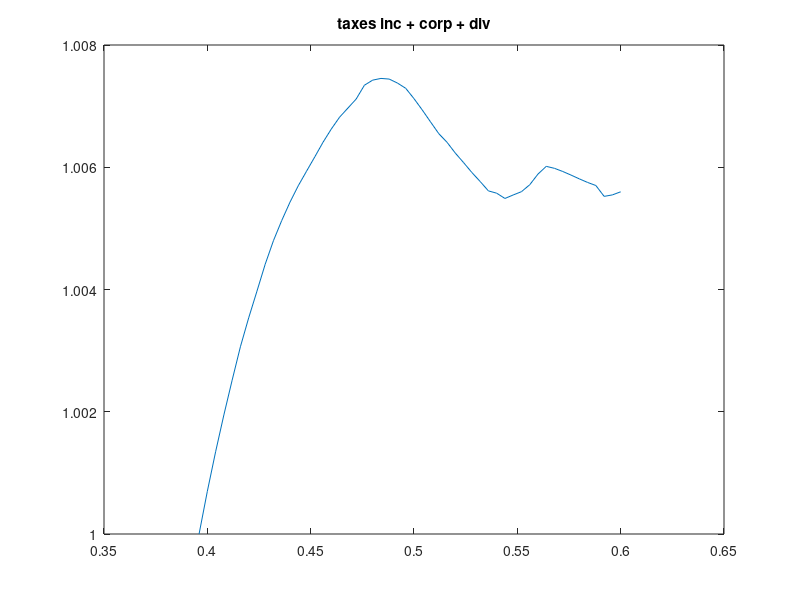
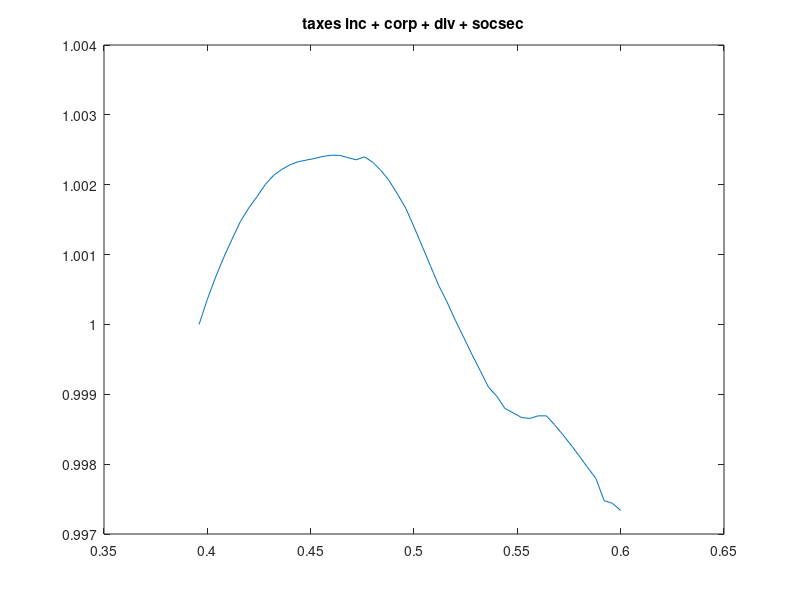
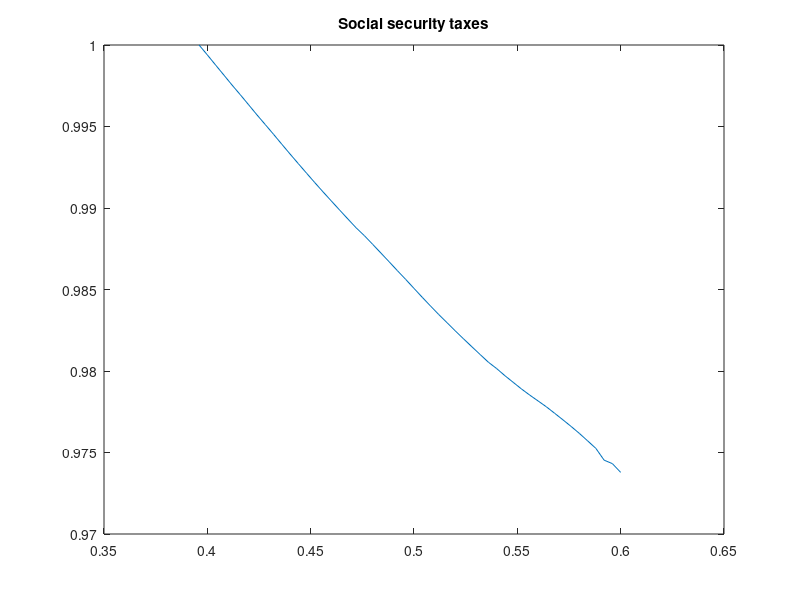
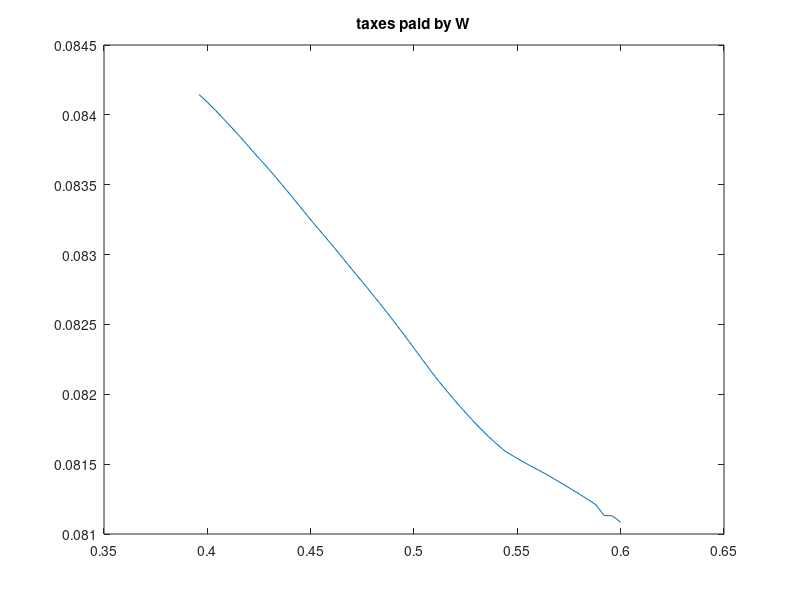

Here is the MATLAB script that generated these plots, in order:
% compstat_CF2
clear
clc
close all

% "taxes_occ" is a (n_tau_h,no) array, with no=4, which gives the total taxes
% paid by each of the no groups of young people: {W,EP,ES,EC}. 
% Note that in CF2 (no avoidance), the ES group is empty, so
% taxes_occ(tau_h,3) = 0, for all tau_h.
% "taxes_tot" gives total taxes, including social security taxes

tau_h_vec  = load('tau_h_vec.txt');

taxes_tot  = load('taxes_tot_vec.txt');
taxes_corp = load('taxes_corp_vec.txt');
taxes_div  = load('taxes_div_vec.txt');
taxes_inc  = load('taxes_inc_vec.txt');
taxes_ss   = load('taxes_ss_vec.txt');
taxes_occ  = load('taxes_occ_vec.txt');
taxes_r    = load('taxes_r_vec.txt');
Y_vec      = load('Y_vec.txt');
share_EC_entre = load('share_EC_entre_vec.txt');
taxes_occ  = reshape(taxes_occ,[numel(tau_h_vec),4]);
taxes_inc_corp_div = taxes_inc + taxes_div + taxes_corp;

[~,max_ind] = max(taxes_inc_corp_div);
tau_h_max = tau_h_vec(max_ind);
disp('Revenue-maximizing tax rate')
disp(tau_h_max)

% Check
check_taxes = sum(taxes_occ,2)+taxes_r-taxes_tot;
if any(abs(check_taxes)>1e-6)
    warning('taxes tot is wrong')
end

% Make plots
tau_h_grid = 1:numel(tau_h_vec);

figure
plot(tau_h_vec(tau_h_grid),taxes_inc_corp_div(tau_h_grid)/taxes_inc_corp_div(1))
title('taxes inc + corp + div')

figure
plot(tau_h_vec(tau_h_grid),taxes_tot(tau_h_grid)/taxes_tot(1))
title('taxes inc + corp + div + socsec')

figure
plot(tau_h_vec,taxes_ss/taxes_ss(1))
title('Social security taxes')

figure
plot(tau_h_vec,taxes_occ(:,1))
title('taxes paid by W')
figure
plot(tau_h_vec,taxes_occ(:,2))
title('taxes paid by EP')
figure
plot(tau_h_vec,taxes_occ(:,3))
title('taxes paid by ES')
figure
plot(tau_h_vec,taxes_occ(:,4))
title('taxes paid by EC')

% n = 32;
% 
% x_min = 0.396;
% x_max = 0.52;
% step = (x_max-x_min)/(n-1);
% 
% % Now we set x_max = 0.55
% % Keep step constant, what is the right n?
% x_max = 0.552;
% n1 = (x_max-x_min)/step+1;